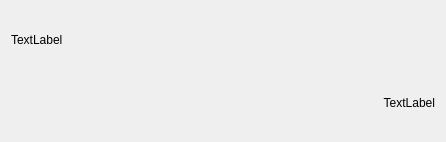
<?xml version="1.0" encoding="UTF-8"?>
<ui version="4.0">
 <class>textChat</class>
 <widget class="QWidget" name="textChat">
  <property name="geometry">
   <rect>
    <x>0</x>
    <y>0</y>
    <width>446</width>
    <height>142</height>
   </rect>
  </property>
  <property name="windowTitle">
   <string>Form</string>
  </property>
  <layout class="QGridLayout" name="gridLayout">
   <item row="0" column="0">
    <layout class="QVBoxLayout" name="verticalLayout">
     <item>
      <widget class="QLabel" name="lblText">
       <property name="text">
        <string>TextLabel</string>
       </property>
      </widget>
     </item>
     <item>
      <widget class="QLabel" name="lblTime">
       <property name="text">
        <string>TextLabel</string>
       </property>
       <property name="alignment">
        <set>Qt::AlignRight|Qt::AlignTrailing|Qt::AlignVCenter</set>
       </property>
      </widget>
     </item>
    </layout>
   </item>
  </layout>
 </widget>
 <resources/>
 <connections/>
</ui>
